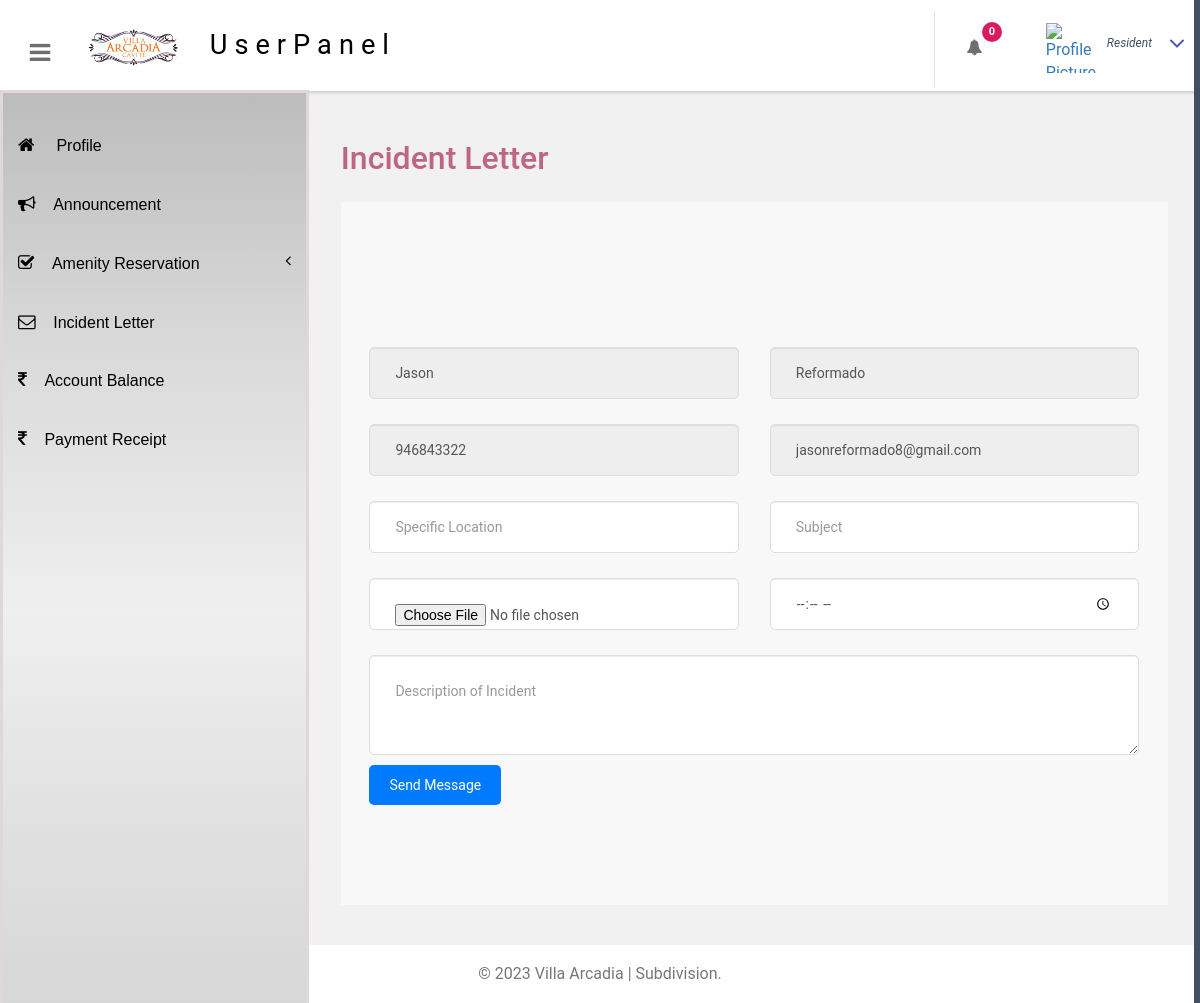
Page /portal/complaint.php (signed in) on the committed database.
### tables this page shows
CREATE TABLE `tbluser` (
  `ID` int(10) NOT NULL,
  `FirstName` varchar(120) DEFAULT NULL,
  `LastName` varchar(250) DEFAULT NULL,
  `MobileNumber` bigint(10) DEFAULT NULL,
  `Email` varchar(120) DEFAULT NULL,
  `Password` varchar(120) DEFAULT NULL,
  `RegDate` timestamp NULL DEFAULT current_timestamp(),
  `address` varchar(225) NOT NULL,
  `status` varchar(225) DEFAULT NULL,
  `ProfilePicture` varchar(225) NOT NULL,
  `numplp` int(2) DEFAULT NULL,
  `movein` date DEFAULT NULL,
  `monthly` varchar(225) DEFAULT NULL,
  `total_fee` int(55) DEFAULT NULL,
  `total_paid` int(55) DEFAULT NULL,
  `balance` int(55) DEFAULT NULL,
  `paid` int(55) DEFAULT NULL,
  `January_total_fee` decimal(10,2) DEFAULT 0.00,
  `January_total_paid` decimal(10,2) DEFAULT 0.00,
  `January_balance` decimal(10,2) DEFAULT 0.00,
  `February_total_fee` decimal(10,2) DEFAULT 0.00,
  `February_total_paid` decimal(10,2) DEFAULT 0.00,
  `February_balance` decimal(10,2) DEFAULT 0.00,
  `March_total_fee` decimal(10,2) DEFAULT 0.00,
  `March_total_paid` decimal(10,2) DEFAULT 0.00,
  `March_balance` decimal(10,2) DEFAULT 0.00,
  `April_total_fee` decimal(10,2) DEFAULT 0.00,
  `April_total_paid` decimal(10,2) DEFAULT 0.00,
  `April_balance` decimal(10,2) DEFAULT 0.00,
  `May_total_fee` decimal(10,2) DEFAULT 0.00,
  `May_total_paid` decimal(10,2) DEFAULT 0.00,
  `May_balance` decimal(10,2) DEFAULT 0.00,
  `June_total_fee` decimal(10,2) DEFAULT 0.00,
  `June_total_paid` decimal(10,2) DEFAULT 0.00,
  `June_balance` decimal(10,2) DEFAULT 0.00,
  `July_total_fee` decimal(10,2) DEFAULT 0.00,
  `July_total_paid` decimal(10,2) DEFAULT 0.00,
  `July_balance` decimal(10,2) DEFAULT 0.00,
  `August_total_fee` decimal(10,2) DEFAULT 0.00,
  `August_total_paid` decimal(10,2) DEFAULT 0.00,
  `August_balance` decimal(10,2) DEFAULT 0.00,
  `September_total_fee` decimal(10,2) DEFAULT 0.00,
  `September_total_paid` decimal(10,2) DEFAULT 0.00,
  `September_balance` decimal(10,2) DEFAULT 0.00,
  `October_total_fee` decimal(10,2) DEFAULT 0.00,
  `October_total_paid` decimal(10,2) DEFAULT 0.00,
  `October_balance` decimal(10,2) DEFAULT 0.00,
  `November_total_fee` decimal(10,2) DEFAULT 0.00,
  `November_total_paid` decimal(10,2) DEFAULT 0.00,
  `November_balance` decimal(10,2) DEFAULT 0.00,
  `December_total_fee` decimal(10,2) DEFAULT 0.00,
  `December_total_paid` decimal(10,2) DEFAULT 0.00,
  `December_balance` decimal(10,2) DEFAULT 0.00,
  `February` varchar(11) DEFAULT NULL,
  `March` varchar(11) DEFAULT NULL,
  `April` varchar(11) DEFAULT NULL,
  `May` varchar(11) DEFAULT NULL,
  `June` int(11) DEFAULT NULL,
  `July` int(11) DEFAULT NULL,
  `August` int(11) DEFAULT NULL,
  `September` int(11) DEFAULT NULL,
  `October` int(11) DEFAULT NULL,
  `November` int(11) DEFAULT NULL,
  `December` int(11) DEFAULT NULL,
  `January` varchar(30) DEFAULT NULL
);

### portal/complaint-include.php (the view, shortened to what this page needs)
<?php
include('includes/dbconnection.php');
?>
<!doctype html>
<html lang="en">
  <head>
    </head>
    <body id="home">
<h3 class="title1">Incident Letter</h3>
<section class="w3l-contact-info-main" id="contact">
    <div class="container">
        <br><br>
        <div class="map-content-9 mt-lg-0 mt-4">
        <form method="post" enctype="multipart/form-data">
                <?php
                $uid = $_SESSION['bpmsuid'];
                $ret = mysqli_query($con, "select * from tbluser where ID='$uid'");
                while ($row = mysqli_fetch_array($ret)) {
                ?>
                    <div class="twice-two">
                        <input type="text" class="form-control" name="fname" value="<?php echo $row['FirstName']; ?>"  id="fname" placeholder="First Name" readonly="">
                        <input type="text" class="form-control" name="lname" id="lname" value="<?php echo $row['LastName']; ?>" placeholder="Last Name" readonly="">
                    </div>
                    <div class="twice-two">
                        <input type="text" class="form-control" placeholder="Phone" readonly="" name="phone" value="<?php echo $row['MobileNumber']; ?>" pattern="[0-9]+" maxlength="10">
                        <input type="text" class="form-control" name="email" value="<?php echo $row['Email']; ?>" readonly="true">
                    </div>
                    <div class="twice-two">
                        <input type="text" class="form-control" name="address" id="address" placeholder="Specific Location" required="">
                        <input type="text" class="form-control" name="subject" id="subject" placeholder="Subject" required="">
                    </div>
                    <div class="twice-two">
                        <input type="file" class="form-control" name="proof" id="proof" accept="image/*,application/pdf" required="">
                        <input type="time" class="form-control" name="time" id="time" placeholder="Time" required="">
                    </div>
                    <textarea class="form-control" id="message" name="message" placeholder="Description of Incident" style="width: 770px; height: 100px;" required=""></textarea>
                <?php } ?>
                <button type="submit" class="btn btn-contact" name="submit">Send Message</button>
            </form>
        </div>
    </div>
</section>
</body>
</html>

### portal/css/style.css (style rules this page uses)
h4, h5, h6, h1, h2, h3 { margin: 0; }
html, body { font-family: Roboto; font-size: 100%; overflow-x: hidden; background: #fff; }
h1,h2,h3,h4,h5,h6 { margin:0; }
.cbp-spmenu-push { overflow-x: hidden; position: relative; }
.cbp-spmenu, .cbp-spmenu-push { -webkit-transition: all 0.3s ease; -moz-transition: all 0.3s ease; transition: all 0.3s ease; }
h3.title1 { font-size: 2em; color: #be6583; margin-bottom: 0.8em; }
.form-control { border-radius: inherit; }

### portal/complaint-include.php (style rules this page uses)
.w3l-contact-info-main { padding: 100px 0; background-color: #f8f8f8; }
.container { max-width: 800px; margin: 0 auto; }
.twice-two { display: flex; justify-content: space-between; margin-bottom: 15px; }
.form-control { width: 48%; margin-bottom: 10px; padding: 25px; border: 1px solid #ddd; border-radius: 5px; }
textarea { width: 100%; margin-bottom: 15px; padding: 10px; border: 1px solid #ddd; border-radius: 5px; }
.btn-contact { background-color: #007bff; color: #fff; padding: 10px 20px; border: none; border-radius: 5px; cursor: pointer; }

### rows in the picture
tbluser: fname "Jason", lname "Reformado", phone "946843322", email "jasonreformado8@gmail.com"

### other values in the picture
$totalUnreadNotifications "0"
